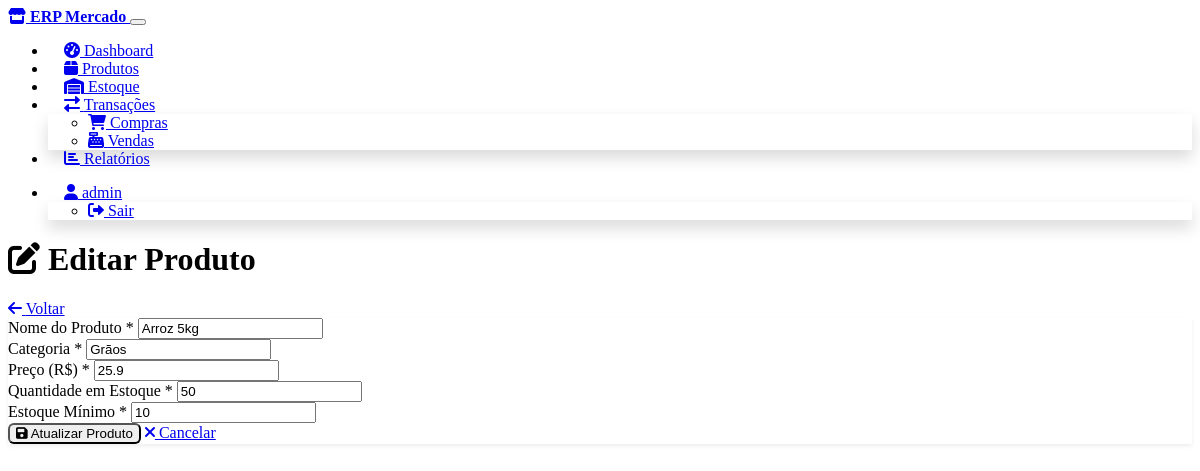
Screenshot of /products/edit/1 (signed in) with the database file from the repository.
### models.py (models this page shows, shortened)
class Product(db.Model):
    id = db.Column(db.Integer, primary_key=True)
    name = db.Column(db.String(100), nullable=False)
    category = db.Column(db.String(50), nullable=False)
    price = db.Column(db.Float, nullable=False)
    stock_quantity = db.Column(db.Integer, default=0)
    min_stock = db.Column(db.Integer, default=5)
    created_at = db.Column(db.DateTime, default=datetime.utcnow)
    updated_at = db.Column(db.DateTime, default=datetime.utcnow, onupdate=datetime.utcnow)
    purchases = db.relationship('Purchase', backref='product', lazy=True)
    sales = db.relationship('Sale', backref='product', lazy=True)

### routes.py (the view, shortened to what this page needs)
@app.route('/products/edit/<int:id>', methods=['GET', 'POST'])
def edit_product(id):
    product = Product.query.get_or_404(id)
    return render_template('edit_product.html', product=product)

### routes.py (called while the page is built)
@app.before_request
def require_login():
    allowed_routes = ['login', 'static']
    if request.endpoint not in allowed_routes and 'user_id' not in session:
        return redirect(url_for('login'))

### templates/edit_product.html (shortened to what this page needs)
{% extends "base.html" %}
{% block content %}
<div class="d-flex justify-content-between align-items-center mb-4">
    <h1><i class="fas fa-edit"></i> Editar Produto</h1>
    <a href="{{ url_for('products') }}" class="btn btn-secondary">
        <i class="fas fa-arrow-left"></i> Voltar
    </a>
</div>
<div class="card">
    <div class="card-body">
        <form method="POST">
            <div class="row">
                <div class="col-md-6">
                    <div class="mb-3">
                        <label for="name" class="form-label">Nome do Produto *</label>
                        <input type="text" class="form-control" id="name" name="name" value="{{ product.name }}" required>
                    </div>
                </div>
                <div class="col-md-6">
                    <div class="mb-3">
                        <label for="category" class="form-label">Categoria *</label>
                        <input type="text" class="form-control" id="category" name="category" value="{{ product.category }}" required>
                    </div>
                </div>
            </div>
            <div class="row">
                <div class="col-md-4">
                    <div class="mb-3">
                        <label for="price" class="form-label">Preço (R$) *</label>
                        <input type="number" class="form-control" id="price" name="price" step="0.01" min="0" value="{{ product.price }}" required>
                    </div>
                </div>
                <div class="col-md-4">
                    <div class="mb-3">
                        <label for="stock_quantity" class="form-label">Quantidade em Estoque *</label>
                        <input type="number" class="form-control" id="stock_quantity" name="stock_quantity" min="0" value="{{ product.stock_quantity }}" required>
                    </div>
                </div>
                <div class="col-md-4">
                    <div class="mb-3">
                        <label for="min_stock" class="form-label">Estoque Mínimo *</label>
                        <input type="number" class="form-control" id="min_stock" name="min_stock" min="0" value="{{ product.min_stock }}" required>
                    </div>
                </div>
            </div>
            <div class="d-flex gap-2">
                <button type="submit" class="btn btn-primary">
                    <i class="fas fa-save"></i> Atualizar Produto
                </button>
                <a href="{{ url_for('products') }}" class="btn btn-secondary">
                    <i class="fas fa-times"></i> Cancelar
                </a>
            </div>
        </form>
    </div>
</div>
{% endblock %}

### static/style.css (style rules this page uses)
.card { border: none; box-shadow: 0 0.125rem 0.25rem rgba(0, 0, 0, 0.075); margin-bottom: 1rem; }
.btn { border-radius: 0.375rem; }
.form-label { font-weight: 500; margin-bottom: 0.5rem; }

### rows the page displays
Product: name "Arroz 5kg", category "Grãos", price "25.9", stock_quantity "50", min_stock "10"

### other values shown
{{ session.username }} "admin"
